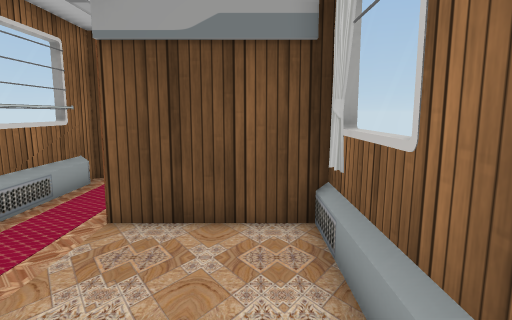
View 1 (above)

20 first-person views from a walk through a scene from a Unity 3-D project. The camera is 1.3 m above the floor, tilts 8° down and sees 75° across. The floor is counted in squares, 0.6 m on a side. Each view is taken from the middle of a square. On the plan, view 1 faces up. The plan holds only what a view shows up to about 19 squares ahead; the rest is blank. The player is left out. Some surface patterns are stand-ins.

View 2
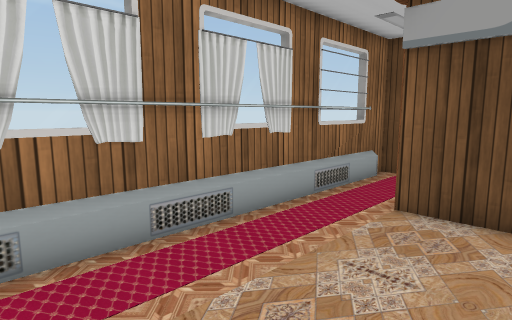

View 3
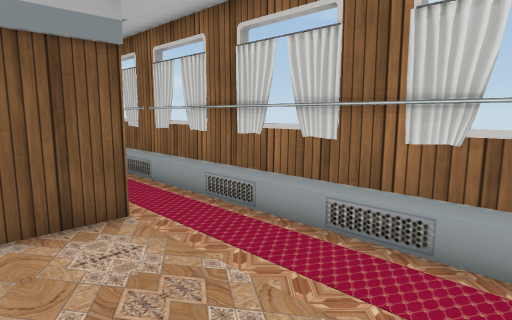

View 4
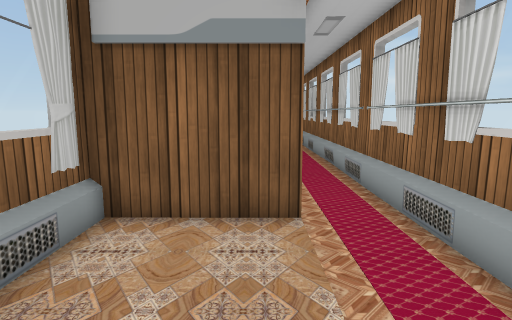

View 5
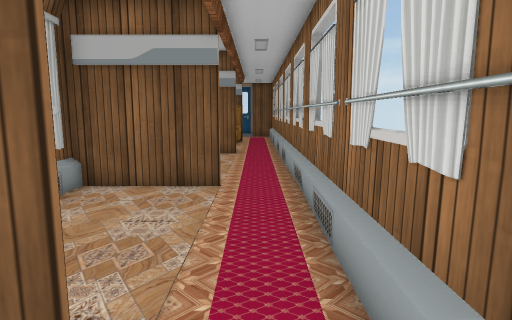

View 6
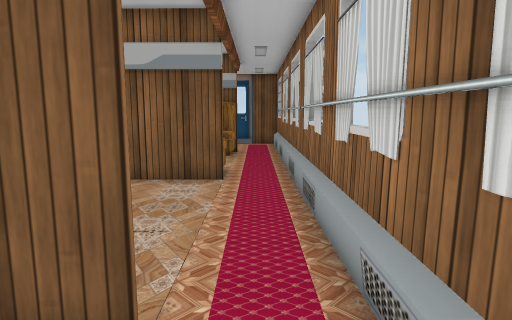

View 7
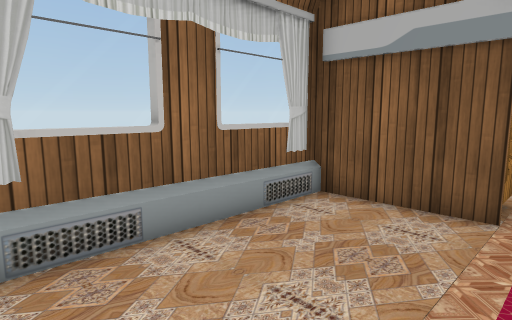

View 8
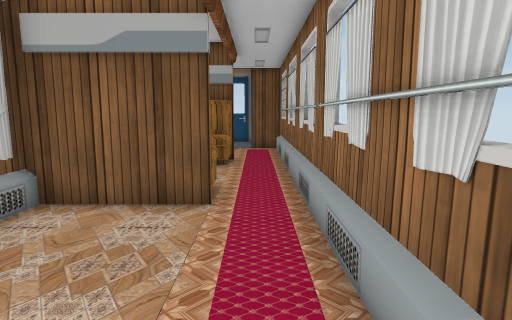

View 9
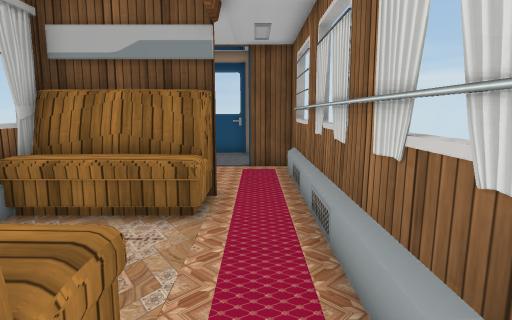

View 10
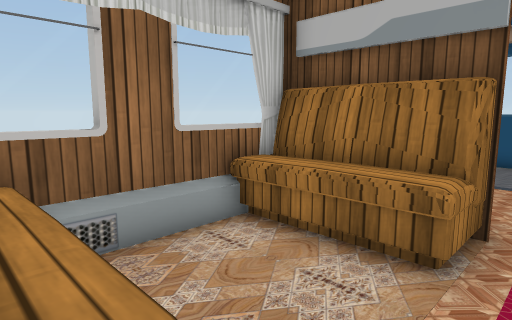

View 11
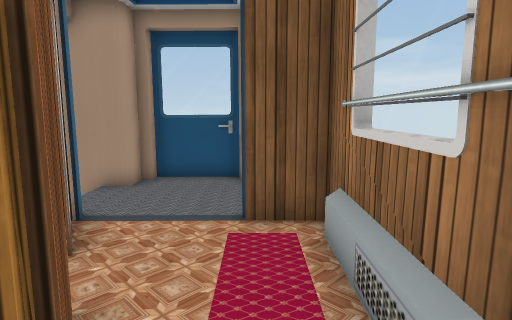

View 12
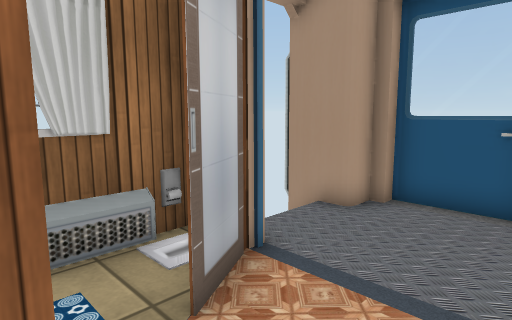

View 13
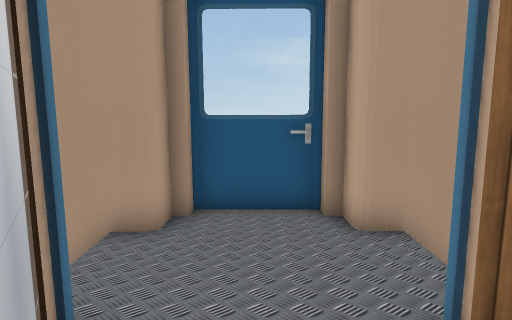

View 14
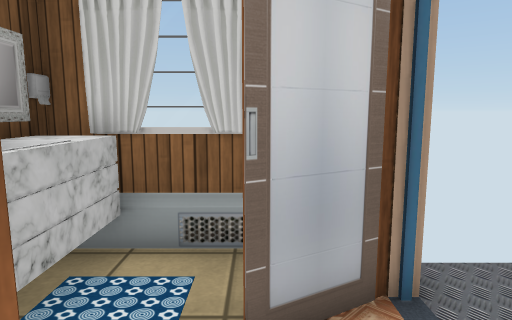

View 15
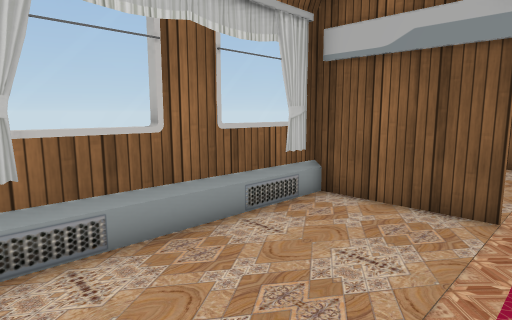

View 16
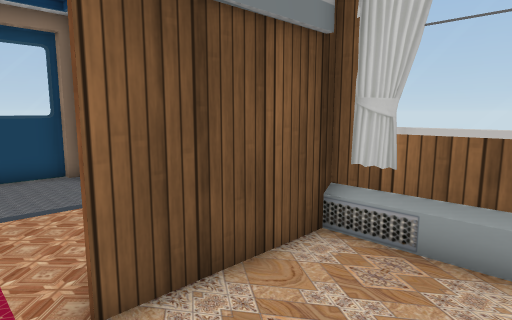

View 17
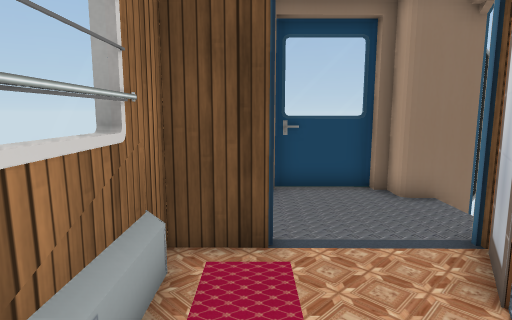

View 18
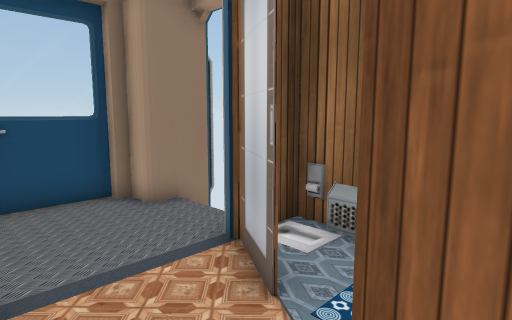

View 19
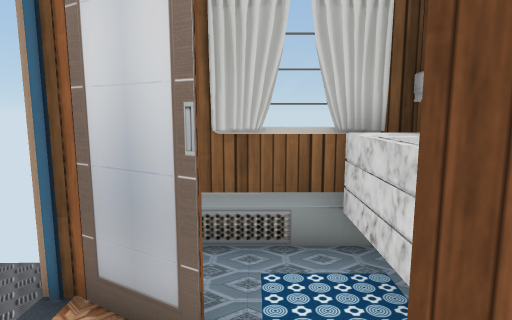

View 20
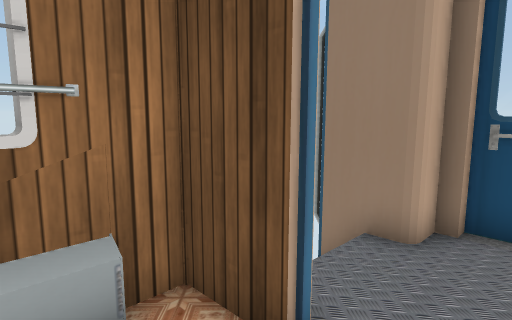

### Floor plan
Key: @ floor where view 1 was taken; # wall or solid block; . floor; / step, stairs or slope; = window, fence, low wall or low ledge; ^ raised ledge; B bench.
Columns run from 6 left of view 1 to 2 right of it. Each row starts with its distance up from view 1.
 16   #===#
 15 ###...###
 14  /...../
 13  /...../
 12   #...###
 11 ## ..###
 10 ##...###
  9 ==.....##
  8 ==..#..##
  7 ##.#^^^^#
  6 ##.######
  5  #.....##
  4  #.....=#
  3  #.....##
  2  #.....##
  1  #.....=#
  0  #....@=#
 -1  #.....##
 -2  #..#####
 -3  #.....##
 -4  #.....=#
 -5  #.....##
 -6  #.....##
 -7  #.....=#
 -8  #.....=#
 -9  #.....##
-10  #..####
-11  #.....##
-12  #.....=#
-13  #.....##
-14  #.....##
-15  #.....=#
-16  #.....=#
-17  #.....##
-18  #.BBBBB
-19  #.BBBB
-20  #.BBBBB#
-21  #.....##
-22  #.....##
-23  #.....=#
-24  #.BBBBB#
-25 ##.BBBBB#
-26 ##.#^^^##
-27 ==..#^^^#
-28 ==.....##
-29 ##...#.##
-30  #...####
-31  ##...  #
-32  /...../
-33  /...../
-34 ###...###
-35   #===#

Where each view was taken, in squares from view 1:
view 1: 0 up, 0 right, facing up
view 2: 1 down, 0 right, facing up-left
view 3: 5 up, 0 right, facing down-left
view 4: 5 up, 2 left, facing down
view 5: 0 up, 4 left, facing down
view 6: 7 down, 4 left, facing down
view 7: 10 down, 4 left, facing down-right
view 8: 10 down, 4 left, facing down
view 9: 17 down, 4 left, facing down
view 10: 19 down, 4 left, facing down-right
view 11: 24 down, 4 left, facing down
view 12: 27 down, 4 left, facing down-right
view 13: 28 down, 2 left, facing down
view 14: 29 down, 4 left, facing right
view 15: 2 down, 4 left, facing down-right
view 16: 3 up, 4 left, facing up-right
view 17: 6 up, 4 left, facing up
view 18: 7 up, 4 left, facing up-right
view 19: 9 up, 4 left, facing right
view 20: 9 up, 2 left, facing up-left
